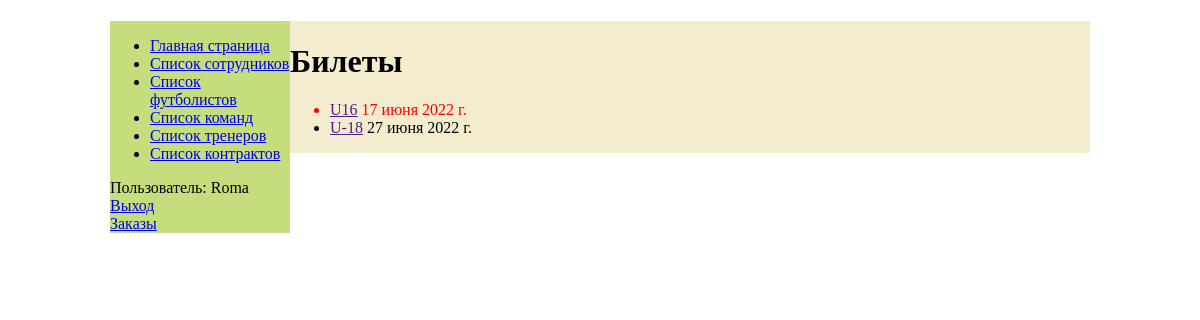
Page /myticket/ (signed in) on the committed database.
### barsa_app/models.py (models this page shows, shortened)
class Tickets(models.Model):
    buyer = models.ForeignKey(User, on_delete=models.SET_NULL, null=True, blank=True)
    num_tickets = models.PositiveIntegerField(default=0)
    game = models.ForeignKey(GameCalendar, on_delete=models.SET_NULL, null=True)
    date = models.DateField(null=True)
    @property
    def is_overdue(self):
        if self.date and date.today() > self.date:
            return True
        return False

class GameCalendar(models.Model):
    date = models.DateField(null=True)
    city = models.ForeignKey(Cities, on_delete=models.SET_NULL, null=True)
    stadium = models.ForeignKey(Stadiums, on_delete=models.SET_NULL, null=True)
    team = models.ForeignKey(Teams, on_delete=models.DO_NOTHING)
    coach = models.ManyToManyField(Coach)
    footballer = models.ManyToManyField(Footballers)

class Teams(models.Model):
    title = models.CharField(max_length=20)
    footballer = models.ManyToManyField(Footballers)
    coach = models.ManyToManyField(Coach)
    def __str__(self):
        return self.title

### barsa_app/views.py (the view)
# urls.py: re_path(r'^myticket/$', views.TicketsByUserListView.as_view(), name='ticket'),
class TicketsByUserListView(LoginRequiredMixin, generic.ListView):
    model = Tickets
    template_name = 'barsa_app/tickets_list.html'
    def get_queryset(self):
        return Tickets.objects.filter(buyer=self.request.user)

### templates/barsa_app/tickets_list.html
{% extends "base.html" %}
{% block content %}
    <h1>Билеты</h1>
    {% if tickets_list %}
        <ul>
            {% for ticket in tickets_list %}
                <li style="{% if ticket.is_overdue %} color: red {% endif %}">
                    <a href="">
                    {{ticket.game.team}}</a>
                    {{ticket.game.date}}
                </li>
            {% endfor %}
        </ul>
    {% else %}
        <p>Нет Заказов.</p>
    {% endif %}
{% endblock content %}

### templates/base.html (shortened to what this page needs)
<!DOCTYPE html>
<html lang="en">
<head>
    {% load static %}
    <link rel="stylesheet" href="{% static 'css/styles.css' %}">
</head>
<body>
    <div class="row">
        <div class="sidebar-nav">
            {% block sidebar %}
            <ul>
                <li><a href="{% url 'home' %}">Главная страница</a></li>
                <li><a href="{% url 'employee' %}">Список сотрудников</a></li>
                <li><a href="{% url 'footballer' %}">Список футболистов</a></li>
                <li><a href="{% url 'teams' %}">Список команд</a></li>
                <li><a href="{% url 'coach' %}">Список тренеров</a></li>
                <li><a href="{% url 'contract' %}">Список контрактов</a></li>
            </ul>
                {% if user.is_authenticated %}
                    Пользователь: {{ user.get_username }}<br>
                    <a href=" {% url 'logout' %}?next={{request.path }}">Выход</a><br>
                    <a href=" {% url 'ticket' %}?next={{request.path }}">Заказы</a><br>
                    {% else %}
                    <a href="{% url 'login' %}?next={{ request.path }}">Вход</a><br>
                {% endif %}
            {% endblock sidebar %}
        </div>
        <div class="content">
            {% block content %}
            {% endblock content %}
        </div>
    </div>
</body>
</html>

### static/css/styles.css (style rules this page uses)
.row { width: 980px; margin: auto; position: relative; }
.sidebar-nav, .content { position: absolute; }
.sidebar-nav { background: #C6DD7D; width: 180px; }
.content { background: #F4ECCE; left: 180px; width: 800px; }

### rows in the picture
Tickets: game.team "U16", game "17 июня 2022 г."
Tickets: game.team "U-18", game "27 июня 2022 г."

### other values in the picture
{{ user.get_username }} "Roma"
